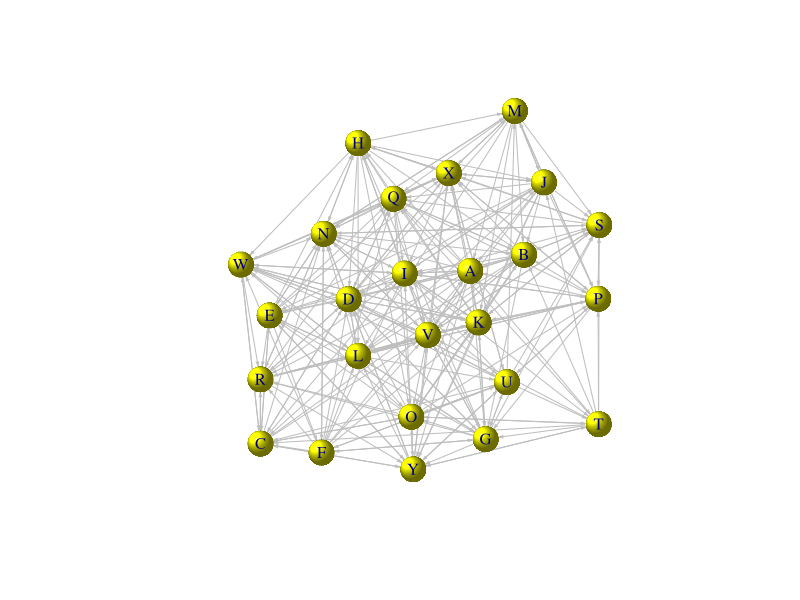
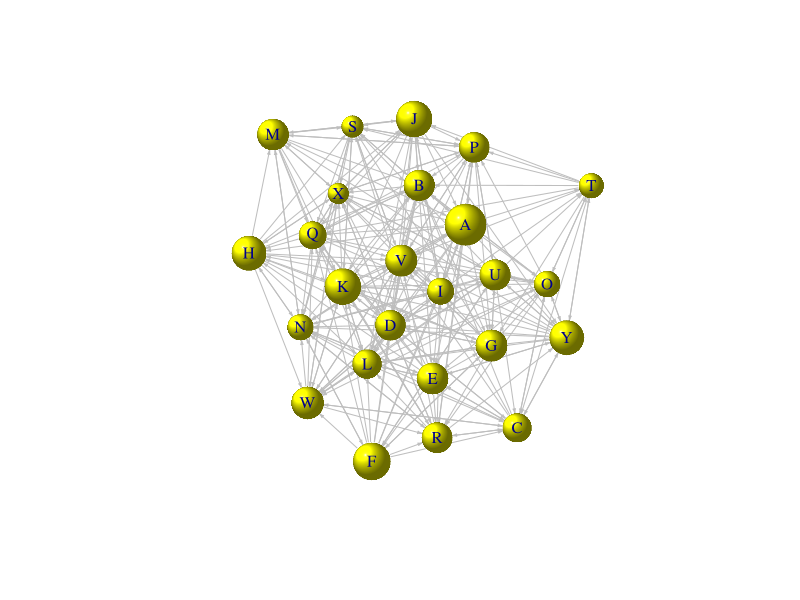
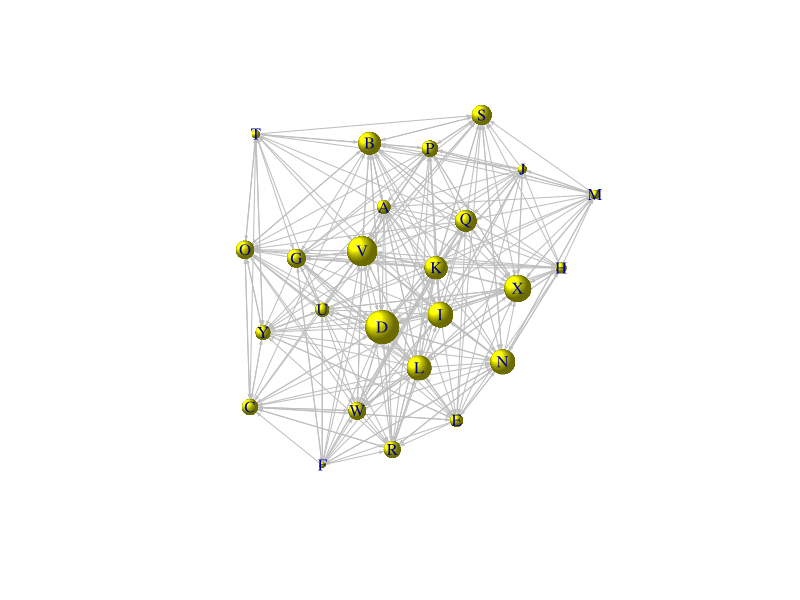
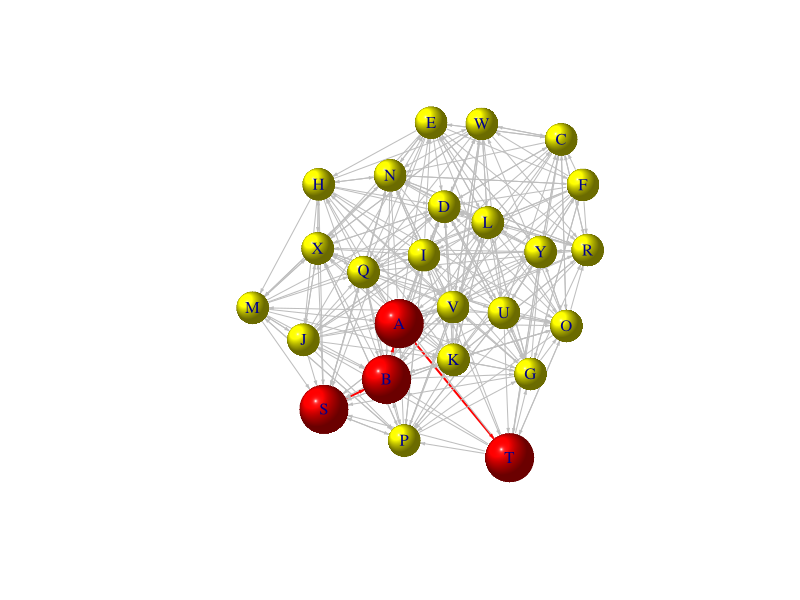

Generate these figures, in order, with R:
setwd('C:/courses/Coursera/Past/Specialization-UMich Applied Data Science with Python/Social Network Analysis Python/Week2')
library(igraph)
d <- read.csv("sociogram-employees-un.csv", header=FALSE)
g <- graph.adjacency(as.matrix(d), mode="directed")
V(g)$name <- LETTERS[1:NCOL(d)]
V(g)$color <- "yellow"
V(g)$shape <- "sphere"
E(g)$color <- "gray"
E(g)$arrow.size <- 0.2
plot(g)
diameter(g)
mean(closeness(g))
mean(betweenness(g))
graph.density(g)
mean(degree(g, mode="all"))
reciprocity(g)
mean(transitivity(g))
mean(eccentricity(g))
mean_distance(g)
hs <- hub.score(g)$vector
plot(g, layout=layout.fruchterman.reingold, vertex.size=hs*25)
which.max(hs)
as <- authority.score(g)$vector
plot(g, layout=layout_nicely, vertex.size=as*20)
which.max(as)
diameter.nodes <- get.diameter(g)
diameter.nodes
V(g)$size <- 20
V(g)[diameter.nodes]$color <- "red"
V(g)[diameter.nodes]$size <- V(g)[diameter.nodes]$size+10
E(g)$width <- 1
E(g, path=diameter.nodes)$color <- "red"
E(g, path=diameter.nodes)$width <- 2
plot.igraph(g, layout=layout.fruchterman.reingold)
